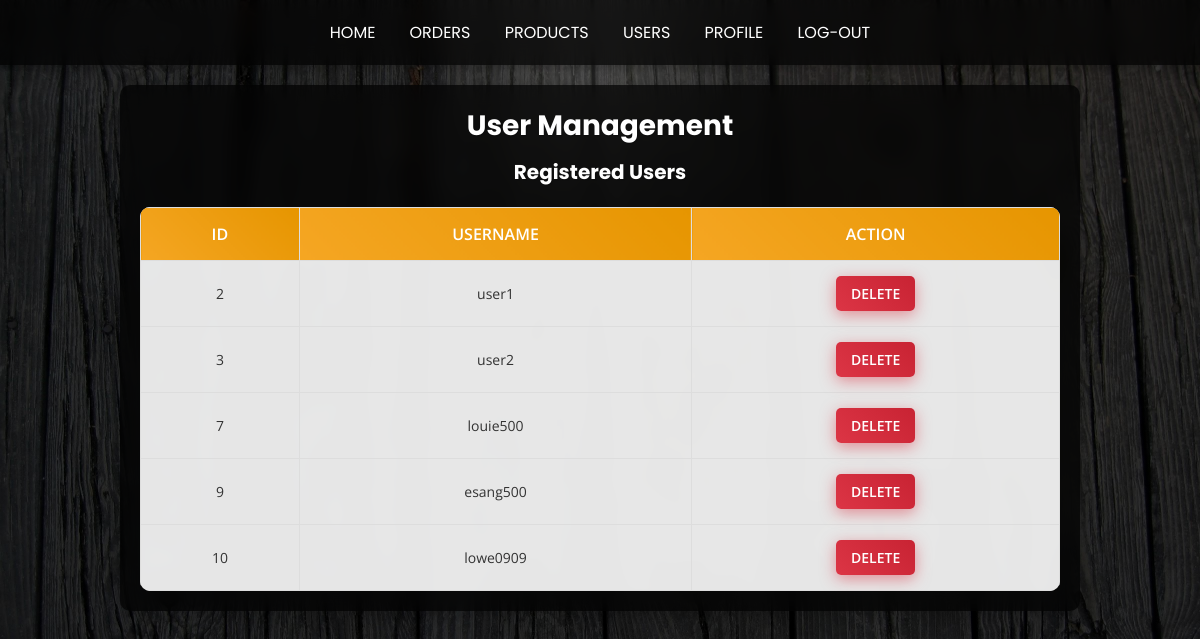
/admin_users.php (signed in), run on the app's committed database.
### tables this page shows
CREATE TABLE `users` (
  `id` int(11) NOT NULL,
  `username` varchar(50) NOT NULL,
  `password` varchar(255) NOT NULL,
  `email` varchar(100) NOT NULL,
  `role` enum('user','admin') DEFAULT 'user',
  `profile_image` varchar(255) DEFAULT NULL,
  `bio` text DEFAULT NULL
);

### admin_users.php (the view, shortened to what this page needs)
<?php
include 'db_connect.php';
$users = $conn->query("SELECT id, username FROM users WHERE role='user'");
?>
<!DOCTYPE html>
<html lang="en">
<head>
</head>
<body>
    <nav class="navbar">
        <a href="orders.php">HOME</a>
        <a href="orders.php">ORDERS</a>
        <a href="admin_products.php">PRODUCTS</a>
        <a href="admin_users.php">USERS</a>
        <a href="profile.php">PROFILE</a>
        <a href="logout.php">LOG-OUT</a>
    </nav>
    <div class="container">
        <h2>User Management</h2>
        <h3>Registered Users</h3>
        <table>
            <tr>
                <th>ID</th>
                <th>Username</th>
                <th>Action</th>
            </tr>
            <?php while ($row = $users->fetch_assoc()): ?>
            <tr>
                <td><?= $row['id'] ?></td>
                <td><?= htmlspecialchars($row['username']) ?></td>
                <td>
                    <a href="?delete=<?= $row['id'] ?>" onclick="return confirm('Are you sure?')" class="delete-btn">Delete</a>
                </td>
            </tr>
            <?php endwhile; ?>
        </table>
    </div>
</body>
</html>

### admin_users.php (style rules this page uses)
* { margin: 0; padding: 0; box-sizing: border-box; font-family: 'Open Sans', Arial, sans-serif; }
body { background-image: linear-gradient(rgba(0, 0, 0, 0.5), rgba(0, 0, 0, 0.5)), url('bg1.jpg'); background-size: cover; background-position: center; background-attachment: fixed; color: #fff; min-height: 100vh; display: flex; flex-direction: column; align-items: center; }
.navbar { width: 100%; padding: 20px; background: rgba(0, 0, 0, 0.7); backdrop-filter: blur(10px); text-align: center; box-shadow: 0 4px 10px rgba(0, 0, 0, 0.3); position: sticky; top: 0; z-index: 1000; }
.navbar a { position: relative; color: #fff; text-decoration: none; margin: 0 15px; font-size: 16px; font-family: 'Poppins', sans-serif; text-transform: uppercase; font-weight: 400; transition: color 0.3s ease; }
.navbar a::after { content: ''; position: absolute; width: 0; height: 2px; background: #f5a623; left: 0; bottom: -5px; transition: width 0.3s ease; }
.container { width: 80%; margin: 20px auto; background: rgba(0, 0, 0, 0.7); backdrop-filter: blur(10px); padding: 20px; border-radius: 10px; box-shadow: 0 4px 20px rgba(0, 0, 0, 0.3); animation: fadeIn 1s ease-in-out; text-align: center; }
h2, h3 { font-family: 'Poppins', sans-serif; color: #fff; text-shadow: 1px 1px 2px rgba(0, 0, 0, 0.3); }
h2 { font-size: 28px; margin-bottom: 10px; }
h3 { font-size: 20px; margin-bottom: 20px; }
table { width: 100%; background: rgba(255, 255, 255, 0.9); border-collapse: collapse; color: #333; border-radius: 10px; overflow: hidden; }
table th, table td { padding: 15px; text-align: center; border: 1px solid #ddd; }
table th { background: linear-gradient(45deg, #f5a623, #e69500); color: #fff; text-transform: uppercase; font-weight: 600; }
table td { font-size: 14px; }
.delete-btn { display: inline-block; padding: 8px 15px; background: linear-gradient(45deg, #dc3545, #c82333); color: #fff; text-decoration: none; border-radius: 5px; font-size: 14px; font-weight: 600; text-transform: uppercase; box-shadow: 0 4px 15px rgba(220, 53, 69, 0.5); transition: transform 0.3s ease, box-shadow 0.3s ease; }

### data on the page
users: id "2", username "user1"
users: id "3", username "user2"
users: id "7", username "louie500"
users: id "9", username "esang500"
users: id "10", username "lowe0909"
